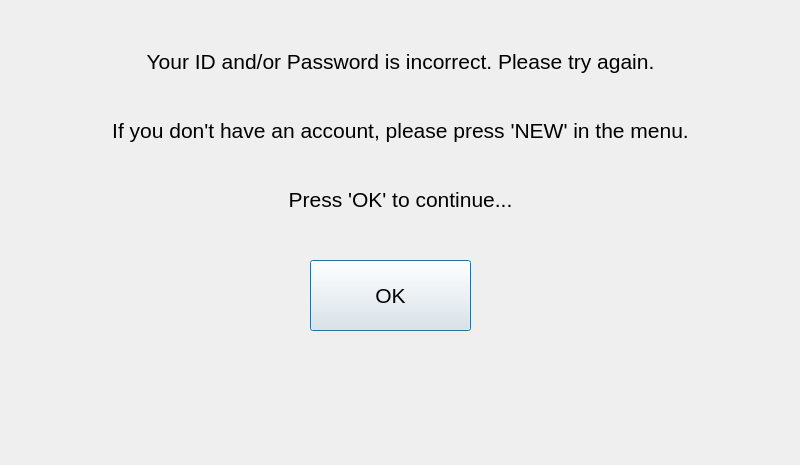
<?xml version="1.0" encoding="UTF-8"?>
<ui version="4.0">
 <class>loginerror</class>
 <widget class="QDialog" name="loginerror">
  <property name="geometry">
   <rect>
    <x>0</x>
    <y>0</y>
    <width>800</width>
    <height>465</height>
   </rect>
  </property>
  <property name="windowTitle">
   <string>Dialog</string>
  </property>
  <widget class="QPushButton" name="errorokButton">
   <property name="geometry">
    <rect>
     <x>310</x>
     <y>260</y>
     <width>161</width>
     <height>71</height>
    </rect>
   </property>
   <property name="font">
    <font>
     <pointsize>16</pointsize>
    </font>
   </property>
   <property name="text">
    <string>OK</string>
   </property>
  </widget>
  <widget class="QWidget" name="">
   <property name="geometry">
    <rect>
     <x>80</x>
     <y>30</y>
     <width>641</width>
     <height>201</height>
    </rect>
   </property>
   <layout class="QVBoxLayout" name="verticalLayout">
    <item>
     <widget class="QLabel" name="label">
      <property name="font">
       <font>
        <pointsize>16</pointsize>
       </font>
      </property>
      <property name="text">
       <string>Your ID and/or Password is incorrect. Please try again.</string>
      </property>
      <property name="alignment">
       <set>Qt::AlignCenter</set>
      </property>
     </widget>
    </item>
    <item>
     <widget class="QLabel" name="label_2">
      <property name="font">
       <font>
        <pointsize>16</pointsize>
       </font>
      </property>
      <property name="text">
       <string>If you don't have an account, please press 'NEW' in the menu.</string>
      </property>
      <property name="alignment">
       <set>Qt::AlignCenter</set>
      </property>
     </widget>
    </item>
    <item>
     <widget class="QLabel" name="label_3">
      <property name="font">
       <font>
        <pointsize>16</pointsize>
       </font>
      </property>
      <property name="text">
       <string>Press 'OK' to continue...</string>
      </property>
      <property name="alignment">
       <set>Qt::AlignCenter</set>
      </property>
     </widget>
    </item>
   </layout>
  </widget>
 </widget>
 <resources/>
 <connections/>
</ui>
